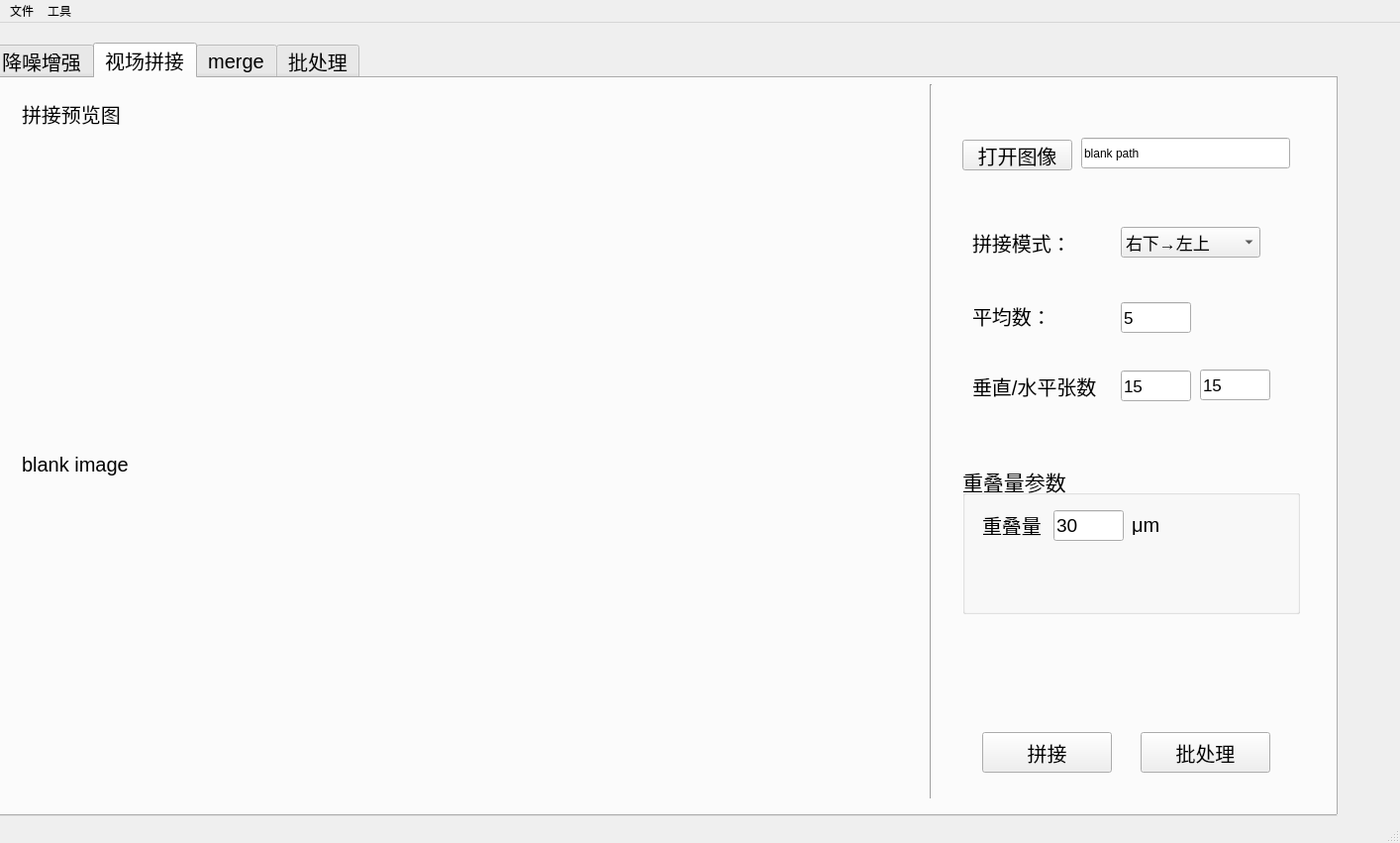
<?xml version="1.0" encoding="UTF-8"?>
<ui version="4.0">
 <class>MainWindow</class>
 <widget class="QMainWindow" name="MainWindow">
  <property name="geometry">
   <rect>
    <x>0</x>
    <y>0</y>
    <width>1414</width>
    <height>851</height>
   </rect>
  </property>
  <property name="windowTitle">
   <string>MainWindow</string>
  </property>
  <widget class="QWidget" name="centralwidget">
   <widget class="QTabWidget" name="tabWidget">
    <property name="geometry">
     <rect>
      <x>-10</x>
      <y>20</y>
      <width>1361</width>
      <height>781</height>
     </rect>
    </property>
    <property name="font">
     <font>
      <pointsize>15</pointsize>
     </font>
    </property>
    <property name="currentIndex">
     <number>1</number>
    </property>
    <widget class="QWidget" name="tab">
     <property name="font">
      <font>
       <pointsize>9</pointsize>
      </font>
     </property>
     <attribute name="title">
      <string>降噪增强</string>
     </attribute>
     <widget class="QFrame" name="frame_2">
      <property name="geometry">
       <rect>
        <x>9</x>
        <y>9</y>
        <width>1061</width>
        <height>631</height>
       </rect>
      </property>
      <property name="frameShape">
       <enum>QFrame::StyledPanel</enum>
      </property>
      <property name="frameShadow">
       <enum>QFrame::Raised</enum>
      </property>
      <widget class="QLabel" name="curve_origin">
       <property name="geometry">
        <rect>
         <x>20</x>
         <y>20</y>
         <width>512</width>
         <height>512</height>
        </rect>
       </property>
       <property name="text">
        <string>视频放映区</string>
       </property>
      </widget>
      <widget class="QLabel" name="curve_denoise">
       <property name="geometry">
        <rect>
         <x>540</x>
         <y>20</y>
         <width>512</width>
         <height>512</height>
        </rect>
       </property>
       <property name="text">
        <string>视频放映区</string>
       </property>
      </widget>
      <widget class="QSlider" name="frame_slider">
       <property name="geometry">
        <rect>
         <x>20</x>
         <y>560</y>
         <width>511</width>
         <height>22</height>
        </rect>
       </property>
       <property name="minimum">
        <number>1</number>
       </property>
       <property name="value">
        <number>10</number>
       </property>
       <property name="orientation">
        <enum>Qt::Horizontal</enum>
       </property>
      </widget>
     </widget>
     <widget class="Line" name="line_3">
      <property name="geometry">
       <rect>
        <x>1074</x>
        <y>9</y>
        <width>16</width>
        <height>738</height>
       </rect>
      </property>
      <property name="orientation">
       <enum>Qt::Vertical</enum>
      </property>
     </widget>
     <widget class="QTabWidget" name="tabWidget_2">
      <property name="geometry">
       <rect>
        <x>1090</x>
        <y>10</y>
        <width>251</width>
        <height>721</height>
       </rect>
      </property>
      <property name="font">
       <font>
        <pointsize>13</pointsize>
       </font>
      </property>
      <property name="currentIndex">
       <number>0</number>
      </property>
      <widget class="QWidget" name="ss">
       <attribute name="title">
        <string>降噪</string>
       </attribute>
       <widget class="QFrame" name="frame">
        <property name="geometry">
         <rect>
          <x>-10</x>
          <y>10</y>
          <width>251</width>
          <height>361</height>
         </rect>
        </property>
        <property name="frameShape">
         <enum>QFrame::StyledPanel</enum>
        </property>
        <property name="frameShadow">
         <enum>QFrame::Raised</enum>
        </property>
        <layout class="QGridLayout" name="gridLayout" columnstretch="1,1" columnminimumwidth="1,1">
         <item row="1" column="0">
          <widget class="QRadioButton" name="button_mean">
           <property name="font">
            <font>
             <pointsize>15</pointsize>
            </font>
           </property>
           <property name="text">
            <string>均值滤波</string>
           </property>
           <property name="checked">
            <bool>false</bool>
           </property>
          </widget>
         </item>
         <item row="3" column="0">
          <widget class="QRadioButton" name="button_n2v">
           <property name="enabled">
            <bool>false</bool>
           </property>
           <property name="font">
            <font>
             <pointsize>15</pointsize>
            </font>
           </property>
           <property name="text">
            <string>N2V</string>
           </property>
          </widget>
         </item>
         <item row="0" column="0">
          <widget class="QRadioButton" name="button_gaussian">
           <property name="font">
            <font>
             <pointsize>15</pointsize>
            </font>
           </property>
           <property name="text">
            <string>高斯滤波</string>
           </property>
           <property name="checked">
            <bool>true</bool>
           </property>
          </widget>
         </item>
         <item row="2" column="0">
          <widget class="QRadioButton" name="button_median">
           <property name="font">
            <font>
             <pointsize>15</pointsize>
            </font>
           </property>
           <property name="text">
            <string>中值滤波</string>
           </property>
          </widget>
         </item>
         <item row="0" column="1">
          <widget class="QSlider" name="slider_gaussian">
           <property name="minimum">
            <number>1</number>
           </property>
           <property name="maximum">
            <number>15</number>
           </property>
           <property name="singleStep">
            <number>1</number>
           </property>
           <property name="orientation">
            <enum>Qt::Horizontal</enum>
           </property>
          </widget>
         </item>
         <item row="1" column="1">
          <widget class="QSlider" name="slider_mean">
           <property name="minimum">
            <number>1</number>
           </property>
           <property name="maximum">
            <number>15</number>
           </property>
           <property name="value">
            <number>3</number>
           </property>
           <property name="orientation">
            <enum>Qt::Horizontal</enum>
           </property>
          </widget>
         </item>
         <item row="2" column="1">
          <widget class="QSlider" name="slider_median">
           <property name="minimum">
            <number>1</number>
           </property>
           <property name="maximum">
            <number>15</number>
           </property>
           <property name="value">
            <number>3</number>
           </property>
           <property name="orientation">
            <enum>Qt::Horizontal</enum>
           </property>
          </widget>
         </item>
        </layout>
       </widget>
       <widget class="QPushButton" name="pushButton_6">
        <property name="geometry">
         <rect>
          <x>50</x>
          <y>630</y>
          <width>131</width>
          <height>41</height>
         </rect>
        </property>
        <property name="font">
         <font>
          <pointsize>15</pointsize>
         </font>
        </property>
        <property name="text">
         <string>导出</string>
        </property>
       </widget>
      </widget>
      <widget class="QWidget" name="tab_4">
       <attribute name="title">
        <string>增强</string>
       </attribute>
       <widget class="QGroupBox" name="groupBox_2">
        <property name="geometry">
         <rect>
          <x>0</x>
          <y>50</y>
          <width>241</width>
          <height>221</height>
         </rect>
        </property>
        <property name="font">
         <font>
          <pointsize>15</pointsize>
         </font>
        </property>
        <property name="title">
         <string>亮度/对比度</string>
        </property>
        <widget class="QLabel" name="label_13">
         <property name="geometry">
          <rect>
           <x>30</x>
           <y>120</y>
           <width>31</width>
           <height>20</height>
          </rect>
         </property>
         <property name="font">
          <font>
           <pointsize>13</pointsize>
          </font>
         </property>
         <property name="text">
          <string>B</string>
         </property>
        </widget>
        <widget class="QSlider" name="horizontalSlider_3">
         <property name="geometry">
          <rect>
           <x>70</x>
           <y>124</y>
           <width>111</width>
           <height>20</height>
          </rect>
         </property>
         <property name="orientation">
          <enum>Qt::Horizontal</enum>
         </property>
        </widget>
        <widget class="QLabel" name="label_11">
         <property name="geometry">
          <rect>
           <x>30</x>
           <y>41</y>
           <width>21</width>
           <height>21</height>
          </rect>
         </property>
         <property name="font">
          <font>
           <pointsize>13</pointsize>
          </font>
         </property>
         <property name="text">
          <string>L</string>
         </property>
        </widget>
        <widget class="QSlider" name="horizontalSlider">
         <property name="geometry">
          <rect>
           <x>70</x>
           <y>44</y>
           <width>111</width>
           <height>20</height>
          </rect>
         </property>
         <property name="orientation">
          <enum>Qt::Horizontal</enum>
         </property>
        </widget>
        <widget class="QPushButton" name="pushButton_7">
         <property name="geometry">
          <rect>
           <x>70</x>
           <y>170</y>
           <width>91</width>
           <height>31</height>
          </rect>
         </property>
         <property name="font">
          <font>
           <pointsize>15</pointsize>
          </font>
         </property>
         <property name="text">
          <string>自动</string>
         </property>
        </widget>
        <widget class="QLabel" name="label_12">
         <property name="geometry">
          <rect>
           <x>29</x>
           <y>80</y>
           <width>21</width>
           <height>21</height>
          </rect>
         </property>
         <property name="font">
          <font>
           <pointsize>13</pointsize>
          </font>
         </property>
         <property name="text">
          <string>H</string>
         </property>
        </widget>
        <widget class="QSlider" name="horizontalSlider_2">
         <property name="geometry">
          <rect>
           <x>70</x>
           <y>84</y>
           <width>111</width>
           <height>20</height>
          </rect>
         </property>
         <property name="orientation">
          <enum>Qt::Horizontal</enum>
         </property>
        </widget>
       </widget>
      </widget>
     </widget>
    </widget>
    <widget class="QWidget" name="tab_2">
     <attribute name="title">
      <string>视场拼接</string>
     </attribute>
     <widget class="QLabel" name="label_stitch">
      <property name="geometry">
       <rect>
        <x>30</x>
        <y>70</y>
        <width>860</width>
        <height>640</height>
       </rect>
      </property>
      <property name="text">
       <string>blank image</string>
      </property>
     </widget>
     <widget class="QLabel" name="label_2">
      <property name="geometry">
       <rect>
        <x>30</x>
        <y>20</y>
        <width>161</width>
        <height>31</height>
       </rect>
      </property>
      <property name="font">
       <font>
        <pointsize>15</pointsize>
       </font>
      </property>
      <property name="text">
       <string>拼接预览图</string>
      </property>
     </widget>
     <widget class="Line" name="line_4">
      <property name="geometry">
       <rect>
        <x>940</x>
        <y>6</y>
        <width>16</width>
        <height>721</height>
       </rect>
      </property>
      <property name="orientation">
       <enum>Qt::Vertical</enum>
      </property>
     </widget>
     <widget class="QPushButton" name="button_stitch_batch">
      <property name="geometry">
       <rect>
        <x>1160</x>
        <y>660</y>
        <width>131</width>
        <height>41</height>
       </rect>
      </property>
      <property name="font">
       <font>
        <pointsize>15</pointsize>
       </font>
      </property>
      <property name="text">
       <string>批处理</string>
      </property>
     </widget>
     <widget class="QComboBox" name="combo_mode">
      <property name="geometry">
       <rect>
        <x>1140</x>
        <y>150</y>
        <width>141</width>
        <height>31</height>
       </rect>
      </property>
      <property name="font">
       <font>
        <pointsize>13</pointsize>
       </font>
      </property>
      <item>
       <property name="text">
        <string>右下→左上</string>
       </property>
      </item>
      <item>
       <property name="text">
        <string>左下→右上</string>
       </property>
      </item>
      <item>
       <property name="text">
        <string>左上→右下</string>
       </property>
      </item>
      <item>
       <property name="text">
        <string>右上→左下</string>
       </property>
      </item>
      <item>
       <property name="text">
        <string>缝合线模式</string>
       </property>
      </item>
     </widget>
     <widget class="QLabel" name="label_3">
      <property name="geometry">
       <rect>
        <x>990</x>
        <y>140</y>
        <width>101</width>
        <height>51</height>
       </rect>
      </property>
      <property name="font">
       <font>
        <pointsize>15</pointsize>
       </font>
      </property>
      <property name="text">
       <string>拼接模式：</string>
      </property>
     </widget>
     <widget class="QLineEdit" name="line_imgpath_stitch">
      <property name="geometry">
       <rect>
        <x>1100</x>
        <y>60</y>
        <width>211</width>
        <height>31</height>
       </rect>
      </property>
      <property name="font">
       <font>
        <pointsize>9</pointsize>
       </font>
      </property>
      <property name="text">
       <string>blank path</string>
      </property>
     </widget>
     <widget class="QPushButton" name="button_openimg_stitch">
      <property name="geometry">
       <rect>
        <x>980</x>
        <y>62</y>
        <width>111</width>
        <height>31</height>
       </rect>
      </property>
      <property name="font">
       <font>
        <pointsize>15</pointsize>
       </font>
      </property>
      <property name="text">
       <string>打开图像</string>
      </property>
     </widget>
     <widget class="QLabel" name="label_4">
      <property name="geometry">
       <rect>
        <x>990</x>
        <y>214</y>
        <width>121</width>
        <height>51</height>
       </rect>
      </property>
      <property name="font">
       <font>
        <pointsize>15</pointsize>
       </font>
      </property>
      <property name="text">
       <string>平均数：</string>
      </property>
     </widget>
     <widget class="QLabel" name="label_5">
      <property name="geometry">
       <rect>
        <x>990</x>
        <y>290</y>
        <width>141</width>
        <height>41</height>
       </rect>
      </property>
      <property name="font">
       <font>
        <pointsize>15</pointsize>
       </font>
      </property>
      <property name="text">
       <string>垂直/水平张数</string>
      </property>
     </widget>
     <widget class="QLineEdit" name="line_avg_num">
      <property name="geometry">
       <rect>
        <x>1140</x>
        <y>226</y>
        <width>71</width>
        <height>31</height>
       </rect>
      </property>
      <property name="font">
       <font>
        <pointsize>13</pointsize>
       </font>
      </property>
      <property name="text">
       <string>5</string>
      </property>
     </widget>
     <widget class="QLineEdit" name="line_grid1">
      <property name="geometry">
       <rect>
        <x>1140</x>
        <y>295</y>
        <width>71</width>
        <height>31</height>
       </rect>
      </property>
      <property name="font">
       <font>
        <pointsize>13</pointsize>
       </font>
      </property>
      <property name="text">
       <string>15</string>
      </property>
     </widget>
     <widget class="QGroupBox" name="groupBox">
      <property name="geometry">
       <rect>
        <x>980</x>
        <y>390</y>
        <width>341</width>
        <height>151</height>
       </rect>
      </property>
      <property name="font">
       <font>
        <pointsize>16</pointsize>
       </font>
      </property>
      <property name="title">
       <string>重叠量参数</string>
      </property>
      <widget class="QLabel" name="label_6">
       <property name="geometry">
        <rect>
         <x>20</x>
         <y>40</y>
         <width>71</width>
         <height>41</height>
        </rect>
       </property>
       <property name="font">
        <font>
         <pointsize>15</pointsize>
        </font>
       </property>
       <property name="text">
        <string>重叠量</string>
       </property>
      </widget>
      <widget class="QLabel" name="label_9">
       <property name="geometry">
        <rect>
         <x>171</x>
         <y>50</y>
         <width>61</width>
         <height>21</height>
        </rect>
       </property>
       <property name="font">
        <font>
         <pointsize>15</pointsize>
        </font>
       </property>
       <property name="text">
        <string>μm</string>
       </property>
      </widget>
      <widget class="QLineEdit" name="line_overlay">
       <property name="geometry">
        <rect>
         <x>92</x>
         <y>46</y>
         <width>71</width>
         <height>31</height>
        </rect>
       </property>
       <property name="font">
        <font>
         <pointsize>14</pointsize>
        </font>
       </property>
       <property name="text">
        <string>30</string>
       </property>
      </widget>
     </widget>
     <widget class="QPushButton" name="button_stitch">
      <property name="geometry">
       <rect>
        <x>1000</x>
        <y>660</y>
        <width>131</width>
        <height>41</height>
       </rect>
      </property>
      <property name="font">
       <font>
        <pointsize>15</pointsize>
       </font>
      </property>
      <property name="text">
       <string>拼接</string>
      </property>
     </widget>
     <widget class="QLineEdit" name="line_grid2">
      <property name="geometry">
       <rect>
        <x>1220</x>
        <y>294</y>
        <width>71</width>
        <height>31</height>
       </rect>
      </property>
      <property name="font">
       <font>
        <pointsize>13</pointsize>
       </font>
      </property>
      <property name="text">
       <string>15</string>
      </property>
     </widget>
    </widget>
    <widget class="QWidget" name="tab_3">
     <property name="accessibleName">
      <string/>
     </property>
     <attribute name="title">
      <string>merge</string>
     </attribute>
     <widget class="QPushButton" name="button_merge">
      <property name="geometry">
       <rect>
        <x>950</x>
        <y>90</y>
        <width>121</width>
        <height>41</height>
       </rect>
      </property>
      <property name="text">
       <string>打开项目</string>
      </property>
     </widget>
     <widget class="QLabel" name="label">
      <property name="geometry">
       <rect>
        <x>950</x>
        <y>160</y>
        <width>261</width>
        <height>21</height>
       </rect>
      </property>
      <property name="text">
       <string>点击此按钮，选择二级目录</string>
      </property>
     </widget>
    </widget>
    <widget class="QWidget" name="tab_5">
     <attribute name="title">
      <string>批处理</string>
     </attribute>
     <widget class="QComboBox" name="comboBox_2">
      <property name="geometry">
       <rect>
        <x>350</x>
        <y>145</y>
        <width>191</width>
        <height>61</height>
       </rect>
      </property>
      <property name="font">
       <font>
        <pointsize>15</pointsize>
       </font>
      </property>
      <item>
       <property name="text">
        <string>降噪+视场拼接</string>
       </property>
      </item>
      <item>
       <property name="text">
        <string>降噪+3D重建</string>
       </property>
      </item>
      <item>
       <property name="text">
        <string>降噪</string>
       </property>
      </item>
      <item>
       <property name="text">
        <string>视场拼接</string>
       </property>
      </item>
      <item>
       <property name="text">
        <string>3D重建</string>
       </property>
      </item>
     </widget>
     <widget class="QLabel" name="label_10">
      <property name="geometry">
       <rect>
        <x>240</x>
        <y>150</y>
        <width>91</width>
        <height>51</height>
       </rect>
      </property>
      <property name="font">
       <font>
        <pointsize>15</pointsize>
       </font>
      </property>
      <property name="text">
       <string>选择功能：</string>
      </property>
     </widget>
     <widget class="QPushButton" name="pushButton_3">
      <property name="geometry">
       <rect>
        <x>230</x>
        <y>284</y>
        <width>141</width>
        <height>41</height>
       </rect>
      </property>
      <property name="font">
       <font>
        <pointsize>15</pointsize>
       </font>
      </property>
      <property name="text">
       <string>选择数据路径</string>
      </property>
     </widget>
     <widget class="QLineEdit" name="lineEdit_7">
      <property name="geometry">
       <rect>
        <x>400</x>
        <y>290</y>
        <width>301</width>
        <height>31</height>
       </rect>
      </property>
      <property name="font">
       <font>
        <pointsize>15</pointsize>
       </font>
      </property>
      <property name="text">
       <string> ./</string>
      </property>
     </widget>
     <widget class="QPushButton" name="pushButton_4">
      <property name="geometry">
       <rect>
        <x>230</x>
        <y>440</y>
        <width>131</width>
        <height>41</height>
       </rect>
      </property>
      <property name="font">
       <font>
        <pointsize>15</pointsize>
       </font>
      </property>
      <property name="text">
       <string>导出</string>
      </property>
     </widget>
    </widget>
   </widget>
  </widget>
  <widget class="QMenuBar" name="menubar">
   <property name="geometry">
    <rect>
     <x>0</x>
     <y>0</y>
     <width>1414</width>
     <height>23</height>
    </rect>
   </property>
   <widget class="QMenu" name="menu">
    <property name="title">
     <string>文件</string>
    </property>
    <addaction name="openImg"/>
   </widget>
   <widget class="QMenu" name="menu_2">
    <property name="title">
     <string>工具</string>
    </property>
   </widget>
   <addaction name="menu"/>
   <addaction name="menu_2"/>
  </widget>
  <widget class="QStatusBar" name="statusbar"/>
  <action name="openImg">
   <property name="text">
    <string>打开图片</string>
   </property>
  </action>
  <action name="actionj">
   <property name="text">
    <string>矩形框</string>
   </property>
  </action>
  <action name="actionlunkuo">
   <property name="text">
    <string>轮廓</string>
   </property>
  </action>
 </widget>
 <resources/>
 <connections/>
</ui>
